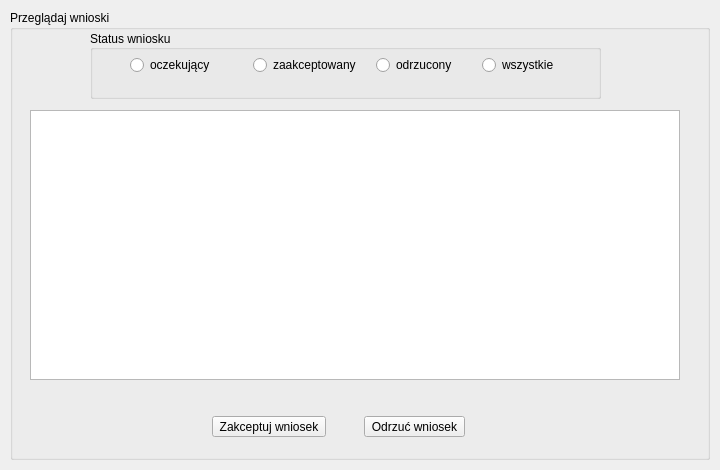
<?xml version="1.0" encoding="UTF-8"?>
<ui version="4.0">
 <class>RequestsForm</class>
 <widget class="QWidget" name="RequestsForm">
  <property name="geometry">
   <rect>
    <x>0</x>
    <y>0</y>
    <width>720</width>
    <height>470</height>
   </rect>
  </property>
  <property name="minimumSize">
   <size>
    <width>720</width>
    <height>470</height>
   </size>
  </property>
  <property name="maximumSize">
   <size>
    <width>720</width>
    <height>470</height>
   </size>
  </property>
  <property name="windowTitle">
   <string>Form</string>
  </property>
  <widget class="QGroupBox" name="groupBox_8">
   <property name="geometry">
    <rect>
     <x>10</x>
     <y>10</y>
     <width>700</width>
     <height>450</height>
    </rect>
   </property>
   <property name="title">
    <string>Przeglądaj wnioski</string>
   </property>
   <widget class="QTableView" name="requestsTableView">
    <property name="geometry">
     <rect>
      <x>20</x>
      <y>100</y>
      <width>650</width>
      <height>270</height>
     </rect>
    </property>
    <property name="sizeAdjustPolicy">
     <enum>QAbstractScrollArea::AdjustIgnored</enum>
    </property>
    <property name="selectionMode">
     <enum>QAbstractItemView::SingleSelection</enum>
    </property>
    <property name="selectionBehavior">
     <enum>QAbstractItemView::SelectRows</enum>
    </property>
    <property name="gridStyle">
     <enum>Qt::DashDotLine</enum>
    </property>
    <property name="sortingEnabled">
     <bool>true</bool>
    </property>
    <attribute name="horizontalHeaderCascadingSectionResizes">
     <bool>true</bool>
    </attribute>
    <attribute name="horizontalHeaderDefaultSectionSize">
     <number>150</number>
    </attribute>
    <attribute name="horizontalHeaderMinimumSectionSize">
     <number>30</number>
    </attribute>
    <attribute name="verticalHeaderVisible">
     <bool>false</bool>
    </attribute>
   </widget>
   <widget class="QWidget" name="layoutWidget_4">
    <property name="geometry">
     <rect>
      <x>170</x>
      <y>400</y>
      <width>317</width>
      <height>34</height>
     </rect>
    </property>
    <layout class="QHBoxLayout" name="horizontalLayout_2">
     <item>
      <widget class="QToolButton" name="accceptRequestToolButton">
       <property name="text">
        <string>Zakceptuj wniosek</string>
       </property>
       <property name="icon">
        <iconset resource="../resources.qrc">
         <normaloff>:/mainwindow/images/Checked-96.png</normaloff>:/mainwindow/images/Checked-96.png</iconset>
       </property>
       <property name="toolButtonStyle">
        <enum>Qt::ToolButtonTextBesideIcon</enum>
       </property>
      </widget>
     </item>
     <item>
      <widget class="QToolButton" name="rejectRequestToolButton">
       <property name="text">
        <string>Odrzuć wniosek</string>
       </property>
       <property name="icon">
        <iconset resource="../resources.qrc">
         <normaloff>:/mainwindow/images/Do Not Disturb-96.png</normaloff>:/mainwindow/images/Do Not Disturb-96.png</iconset>
       </property>
       <property name="toolButtonStyle">
        <enum>Qt::ToolButtonTextBesideIcon</enum>
       </property>
      </widget>
     </item>
    </layout>
   </widget>
   <widget class="QGroupBox" name="groupBox">
    <property name="geometry">
     <rect>
      <x>80</x>
      <y>20</y>
      <width>511</width>
      <height>69</height>
     </rect>
    </property>
    <property name="sizePolicy">
     <sizepolicy hsizetype="Ignored" vsizetype="Ignored">
      <horstretch>1</horstretch>
      <verstretch>0</verstretch>
     </sizepolicy>
    </property>
    <property name="title">
     <string>Status wniosku</string>
    </property>
    <property name="alignment">
     <set>Qt::AlignLeading|Qt::AlignLeft|Qt::AlignVCenter</set>
    </property>
    <property name="flat">
     <bool>true</bool>
    </property>
    <widget class="QWidget" name="layoutWidget_6">
     <property name="geometry">
      <rect>
       <x>40</x>
       <y>20</y>
       <width>452</width>
       <height>31</height>
      </rect>
     </property>
     <layout class="QHBoxLayout" name="horizontalLayout_3">
      <item>
       <widget class="QRadioButton" name="waitingRequestsRadioButton">
        <property name="text">
         <string>oczekujący</string>
        </property>
       </widget>
      </item>
      <item>
       <widget class="QRadioButton" name="acceptedRequestsRadioButton">
        <property name="maximumSize">
         <size>
          <width>130</width>
          <height>16777215</height>
         </size>
        </property>
        <property name="text">
         <string>zaakceptowany</string>
        </property>
       </widget>
      </item>
      <item>
       <widget class="QRadioButton" name="rejectedRequestsRadioButton">
        <property name="maximumSize">
         <size>
          <width>100</width>
          <height>16777215</height>
         </size>
        </property>
        <property name="text">
         <string>odrzucony</string>
        </property>
       </widget>
      </item>
      <item>
       <widget class="QRadioButton" name="allRequestsRadioButton">
        <property name="maximumSize">
         <size>
          <width>100</width>
          <height>16777215</height>
         </size>
        </property>
        <property name="text">
         <string>wszystkie</string>
        </property>
       </widget>
      </item>
     </layout>
    </widget>
   </widget>
  </widget>
 </widget>
 <resources>
  <include location="../resources.qrc"/>
 </resources>
 <connections/>
</ui>
